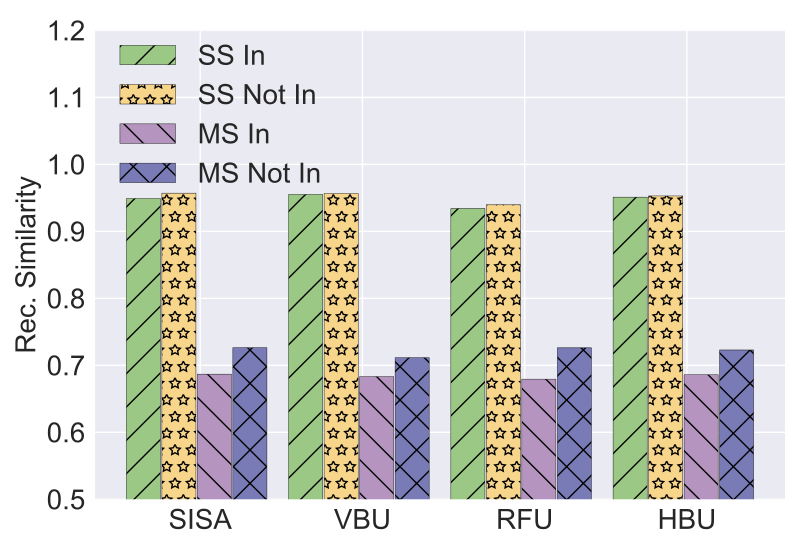

Generate this figure with Python:
import matplotlib.pyplot as plt
import numpy as np

# user num = 50
labels = ['SISA', 'VBU', 'RFU', 'HBU']
#unl_fr = [10*10*0.22 *5, 10*10*0.22*5, 10*10*0.22 *5, 10*10*0.22*5 , 10*10*0.22*5  , 10*10*0.22*5  ]

unl_ss_in = [0.94898  , 0.95520 , 0.9341333 , 0.9510520 ]
unl_ss_not_in = [0.95703   , 0.95662    , 0.93962     , 0.95290]


unl_ms_in = [0.686785     , 0.683197   , 0.679345 , 0.685824]
unl_ms_not_in = [0.72633   , 0.71146 , 0.7261142  , 0.72292]


sisa_unl = [0.94898, 0.95703, 0.686785, 0.72633]
vbu_unl = [0.95520, 0.95662, 0.683197, 0.71146]
rfu_unl = [0.9341333, 0.93962 ,  0.679345 , 0.7261142]
hbu_unl = [0.9510520,0.95290, 0.685824, 0.72292]

x = np.arange(len(labels))  # the label locations
width = 0.7  # the width of the bars
# no_noise = np.around(no_noise,0)
# samping = np.around(samping,0)
# ldp = np.around(ldp,0)

# plt.style.use('bmh')

plt.style.use('seaborn')

plt.figure()
#plt.subplots(figsize=(8, 5.3))
#plt.bar(x - width / 2 - width / 8 + width / 8, unl_fr, width=0.168, label='Retrain', color='dodgerblue', hatch='/')

plt.bar(x - width / 2 - width / 8 + width / 8 , unl_ss_in,   width=0.21, label='SS In', color='#9BC985', edgecolor='black', hatch='/')
plt.bar(x - width / 8 - width / 16,  unl_ss_not_in, width=0.21, label='SS Not In', color='#F7D58B', edgecolor='black', hatch='*')
plt.bar(x + width / 8, unl_ms_in, width=0.21, label='MS In', color='#B595BF',edgecolor='black', hatch='\\')
plt.bar( x + width / 2 - width / 8 + width / 16, unl_ms_not_in, width=0.21, label='MS Not In', color='#797BB7', edgecolor='black', hatch='x')


# plt.bar(x - width / 2.5 ,  unl_br, width=width/3, label='VBU', color='orange', hatch='\\')
# plt.bar(x,unl_self_r, width=width/3, label='RFU-SS', color='g', hatch='x')
# plt.bar(x + width / 2.5,  unl_hess_r, width=width/3, label='HBU', color='tomato', hatch='-')


# Add some text for labels, title and custom x-axis tick labels, etc.
plt.ylabel('Rec. Similarity', fontsize=20)
# ax.set_title('Performance of Different Users n')
plt.xticks(x, labels, fontsize=20)
# ax.set_xticklabels(labels,fontsize=15)

my_y_ticks = np.arange(0.5, 2.1, 0.1)
plt.yticks(my_y_ticks, fontsize=20)
plt.ylim(0.5,1.2)
# ax.set_yticklabels(my_y_ticks,fontsize=15)

# Set the background of the axes, which is the area of the plot, to grey
# plt.gca().set_facecolor('grey')

# Set the grid with white color and a specific linestyle and linewidth
# plt.grid(color='white', linestyle='-', linewidth=0.5)

# plt.grid(axis='y')
plt.legend(loc=(0.02, 0.64), fontsize=20)
#plt.legend(loc='upper left', fontsize=20)
# plt.xlabel('$\it{ESS}$' ,fontsize=20)
# ax.bar_label(rects1, padding=1)
# ax.bar_label(rects2, padding=3)
# ax.bar_label(rects3, padding=3)

plt.tight_layout()

plt.rcParams['figure.figsize'] = (2.0, 1)
plt.rcParams['image.interpolation'] = 'nearest'
plt.rcParams['figure.subplot.left'] = 0.11
plt.rcParams['figure.subplot.bottom'] = 0.08
plt.rcParams['figure.subplot.right'] = 0.977
plt.rcParams['figure.subplot.top'] = 0.969
plt.savefig('mnist_rec_mse_unl_analysis_bar.pdf', format='pdf', dpi=200)
plt.show()
